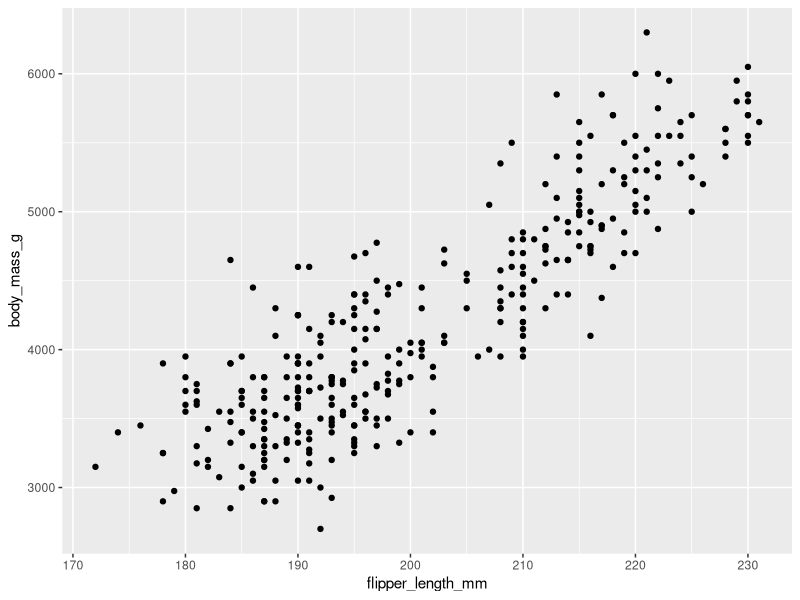
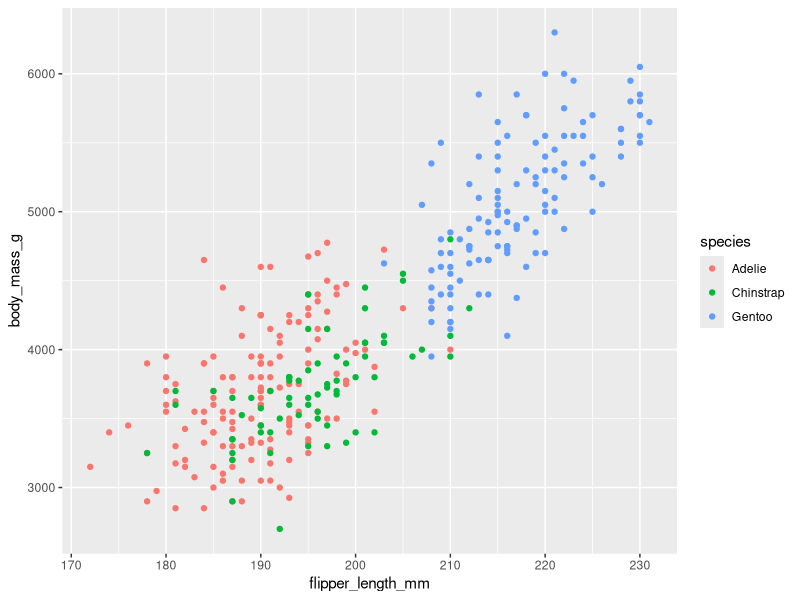
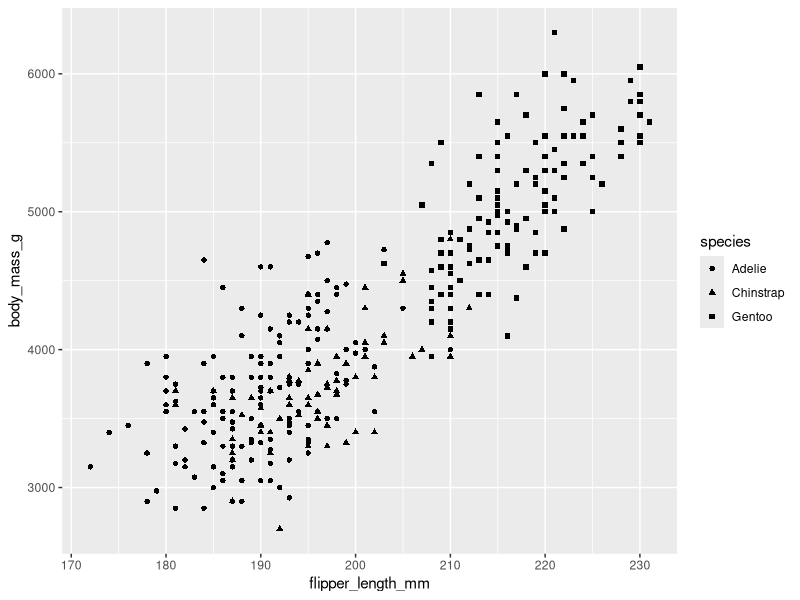

These charts were generated, in order, by the following R code: (Note: this script raises an error after producing the figures.)
library(ggplot2)
library(palmerpenguins)
View(penguins)
ggplot(data=penguins) + geom_point(mapping=aes(x=flipper_length_mm,y=body_mass_g))
#adding colour to our visual using specie column

ggplot(data = penguins) + 
  geom_point(mapping=aes(x=flipper_length_mm,y=body_mass_g,color=species))

#Adding shape to our visuals
ggplot(data = penguins) + 
  geom_point(mapping=aes(x=flipper_length_mm,y=body_mass_g,shape=species))

#combing the two
ggplot(data = penguins) + 
  ##point(mapping=aes(x=flipper_length_mm,y=body_mass_g,color=species,shape=species))

#making it 3
ggplot(data = penguins) + 
  geom_point(mapping=aes(x=flipper_length_mm,y=body_mass_g,color=species,shape=species,size=species))

#marking Alpha to specie
ggplot(data = penguins) + 
  geom_point(mapping=aes(x=flipper_length_mm,y=body_mass_g,alpha=species))

#changing color of data points

ggplot(data = penguins) + 
  geom_point(mapping=aes(x=flipper_length_mm,y=body_mass_g),color="red")

#ploting with line graph
ggplot(data = penguins) + 
  geom_smooth(mapping = aes(x=flipper_length_mm,y=body_mass_g))

#to plot 2 different visual together trending line and scatter
ggplot(data = penguins) + 
  geom_smooth(mapping = aes(x=flipper_length_mm,y=body_mass_g)) + 
  geom_point(mapping = aes(x=flipper_length_mm,y=body_mass_g))

#To plot each specie separately
ggplot(data = penguins) + 
  geom_smooth(mapping = aes(x=flipper_length_mm,y=body_mass_g,linetype=species))

#To plot jittering
ggplot(data = penguins) + 
  geom_jitter(mapping = aes(x=flipper_length_mm,y=body_mass_g))
